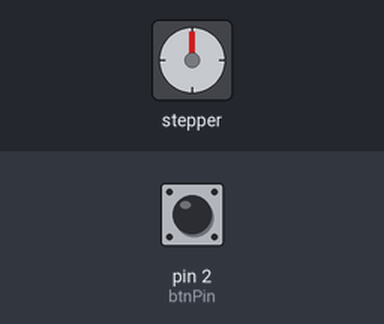
A sketch run on a simulated Arduino Uno, built with avr-gcc and run on an emulated ATmega328P. Parts: stepper motor. The inputs (shaded band) are chosen by the test bench; at power-on: pin 2 (btnPin) HIGH. Stepper angles assume 2048 steps per turn; what the sketch prints to the serial monitor is not drawn.

Above: at 0.15 s.
At 4.7 s:
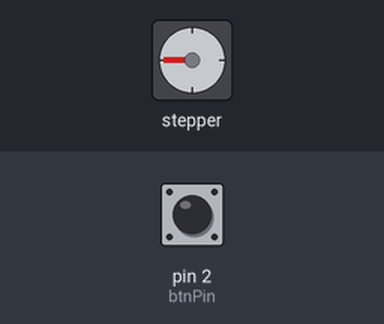
4.8 s: pin 2 (btnPin) pulled LOW for 2.6 s
At 4.97 s:
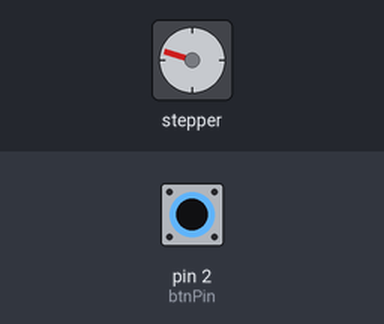
Timing chart, 0 to 14.9 s (numbered marks = the images above; inputs shaded):
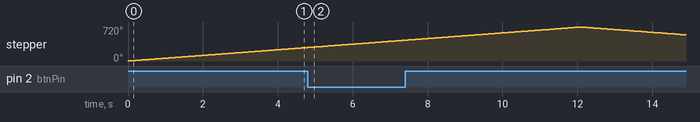

The sketch:

Stepper_motor_with_push_button.ino
```cpp
# include<Stepper.h>
int stepsPerRevolution = 2048;
int motSpeed = 10;
int delayT = 500;
int btnVal;
int preVal;
Stepper myStepper(stepsPerRevolution, 8, 10, 9, 11);
int btnPin = 2;
bool chance = false;

void setup() {
  // put your setup code here, to run once:
  Serial.begin(9600);
  myStepper.setSpeed(motSpeed);
  pinMode(btnPin, INPUT);
  digitalWrite(btnPin, HIGH);
  preVal = digitalRead(btnPin);
}

void loop() {
  // put your main code here, to run repeatedly:
  Serial.print(preVal);
  Serial.print(" ");
  Serial.println(digitalRead(btnPin));
  btnVal = digitalRead(btnPin);
  if(btnVal != preVal && !chance){
    preVal = btnVal;
    chance = true;
  }
  if(btnVal != preVal && chance){
    stepsPerRevolution *= -1;
    preVal = btnVal;
    chance = false;
  }
  Serial.println(stepsPerRevolution);
  myStepper.step(stepsPerRevolution);
}
```
